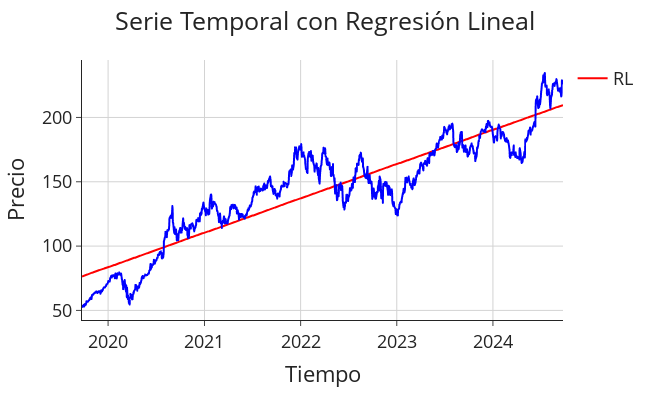

Source (notebook cell):
### Code cell
plotting_data(apple_data, True)

### Figure 1 — Plotly figure (JSON) as saved in the notebook; plotly's stock layout.template omitted (floating-point values rounded to 4 significant figures; data arrays with more than 128 entries replaced by an {"elided": "..."} marker saying what was removed)
{"data": [{"hovertemplate": "Tiempo=%{x}<br>Precio=%{y}<extra></extra>", "legendgroup": "", "line": {"color": "blue", "dash": "solid"}, "marker": {"symbol": "circle"}, "mode": "lines", "name": "", "showlegend": false, "type": "scattergl", "x": {"elided": "1258 str values"}, "xaxis": "x", "y": {"elided": "1258 float values"}, "yaxis": "y"}, {"line": {"color": "red"}, "mode": "lines", "name": "RL", "type": "scatter", "x": {"elided": "1258 str values"}, "y": {"elided": "1258 float values"}}], "layout": {"font": {"size": 18}, "height": 400, "legend": {"tracegroupgap": 0}, "margin": {"t": 60}, "title": {"text": "Serie Temporal con Regresión Lineal", "x": 0.5}, "width": 650, "xaxis": {"anchor": "y", "domain": [0, 1], "gridcolor": "LightGray", "showgrid": true, "title": {"text": "Tiempo"}}, "yaxis": {"anchor": "x", "domain": [0, 1], "gridcolor": "LightGray", "showgrid": true, "title": {"text": "Precio"}}}}
